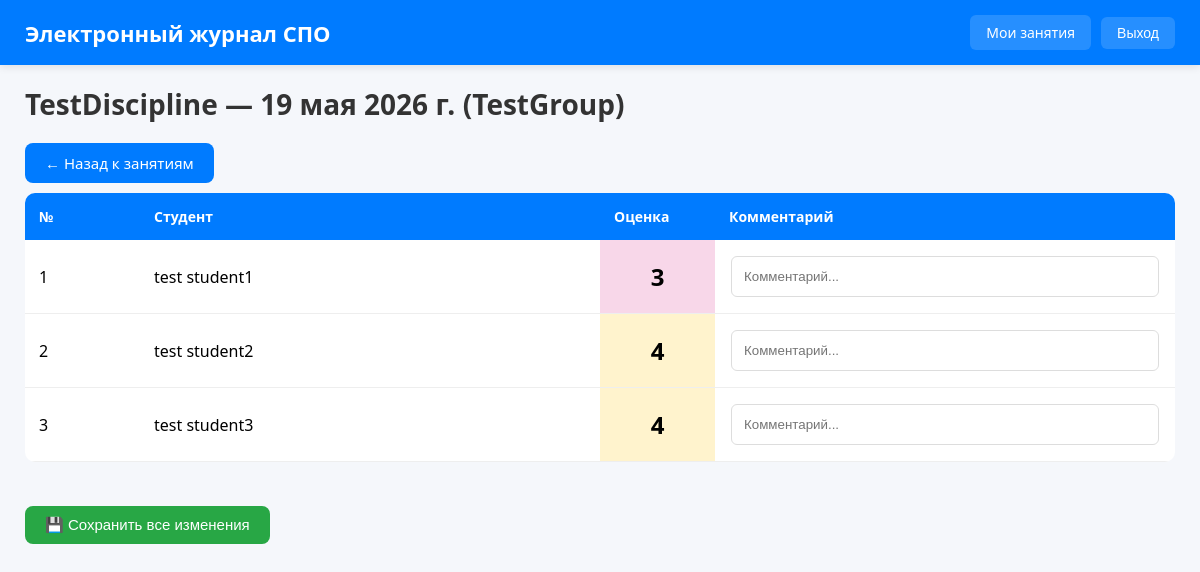
/lesson/13/grades/ (signed in), run on the app's committed database.
### journal/models.py (models this page shows, shortened)
class Lesson(models.Model):
    discipline = models.ForeignKey(Discipline, on_delete=models.CASCADE, verbose_name="Дисциплина")
    group = models.ForeignKey(Group, on_delete=models.CASCADE, verbose_name="Группа")
    teacher = models.ForeignKey(Teacher, on_delete=models.CASCADE,null=True, blank=True, verbose_name="Преподаватель")
    date = models.DateField(verbose_name="Дата занятия")
    pair_number = models.PositiveSmallIntegerField(verbose_name="Номер пары", null=True, blank=True, choices=[(1,1),(2,2),(3,3),(4,4),(5,5),(6,6)])
    topic = models.CharField(max_length=300, blank=True, verbose_name="Тема занятия")
    class Meta:
        verbose_name = "Занятие"
        verbose_name_plural = "Занятия"
        unique_together = ['date', 'pair_number', 'group']  # нельзя поставить две пары в одно время одной группе
        ordering = ['date', 'pair_number']

class Discipline(models.Model):
    name = models.CharField(max_length=200, verbose_name="Название дисциплины")
    code = models.CharField(max_length=50, blank=True, verbose_name="Код дисциплины")
    def __str__(self):
        return self.name
    class Meta:
        verbose_name = "Дисциплина"
        verbose_name_plural = "Дисциплины"

class Grade(models.Model):
    GRADE_CHOICES = [
        ('5', '5'),
        ('4', '4'),
        ('3', '3'),
        ('2', '2'),
        ('Н', 'Н (не был)'),
        ('зач', 'зач'),
        ('н/зач', 'н/зач'),
        ('', '—'),
    ]
    student = models.ForeignKey(Student, on_delete=models.CASCADE, verbose_name="Студент")
    lesson = models.ForeignKey(Lesson, on_delete=models.CASCADE, verbose_name="Занятие")
    value = models.CharField(
        max_length=10,
        choices=GRADE_CHOICES,
        blank=True,
        default='',
        verbose_name="Оценка"
    )
    comment = models.TextField(blank=True, verbose_name="Комментарий")
    class Meta:
        verbose_name = "Оценка"
        verbose_name_plural = "Оценки"
        unique_together = ['student', 'lesson']

### students/models.py (models this page shows, shortened)
class Group(models.Model):
    institution = models.ForeignKey(Institution, on_delete=models.CASCADE, related_name="groups", verbose_name="Учебное заведение")
    name = models.CharField(max_length=100, verbose_name="Название группы")
    specialty = models.CharField(max_length=200, verbose_name="Специальность")
    start_year = models.IntegerField(verbose_name="Год начала обучения")
    is_active = models.BooleanField(default=True, verbose_name="Активна")
    class Meta:
        verbose_name = "Группа"
        verbose_name_plural = "Группы"

class Student(models.Model):
    user = models.OneToOneField(User, on_delete=models.CASCADE, null=True, blank=True, verbose_name="Аккаунт пользователя")
    group = models.ForeignKey(Group, on_delete=models.CASCADE, related_name="students", verbose_name="Группа")
    last_name = models.CharField(max_length=100, verbose_name="Фамилия")
    first_name = models.CharField(max_length=100, verbose_name="Имя")
    middle_name = models.CharField(max_length=100, blank=True, verbose_name="Отчество")
    student_id = models.CharField(max_length=20, unique=True, verbose_name="Номер студенческого")
    class Meta:
        verbose_name = "Студент"
        verbose_name_plural = "Студенты"

### journal/views.py (the view, shortened to what this page needs)
# urls.py: path('lesson/<int:lesson_id>/grades/', lesson_grades, name='lesson_grades'),
@login_required
def lesson_grades(request, lesson_id):
    lesson = get_object_or_404(Lesson, id=lesson_id)
    if lesson.teacher.user != request.user:
        messages.error(request, "У вас нет доступа к этому занятию.")
        return redirect('teacher_dashboard')
    grades = Grade.objects.filter(lesson=lesson).select_related('student').order_by('student__last_name')
    context = {
        'lesson': lesson,
        'grades': grades,
    }
    return render(request, 'journal/lesson_grades.html', context)

### templates/journal/lesson_grades.html (shortened to what this page needs)
{% extends 'base.html' %}
{% block content %}
    <h1>{{ lesson.discipline }} — {{ lesson.date }} ({{ lesson.group.name }})</h1>
    <p><a href="/teacher/" class="btn" style="margin-bottom:10px">← Назад к занятиям</a></p>
    <form method="post">
        <table class="table">
            <thead>
                <tr>
                    <th style="width:10%;">№</th>
                    <th>Студент</th>
                    <th style="width:10%;">Оценка</th>
                    <th>Комментарий</th>
                </tr>
            </thead>
            <tbody>
                {% for grade in grades %}
                <tr>
                    <td style="width:10%;">{{ forloop.counter }}</td>
                    <td>
                        {{ grade.student.last_name }} {{ grade.student.first_name }}
                    </td>
                    <td class="grade-cell"
                        data-grade-id="{{ grade.id }}"
                        data-value="{{ grade.value|default:'' }}"
                        style="padding:16px; font-size:24px; font-weight:bold; cursor:pointer;
                               width:10%; text-align:center;">
                        <span class="grade-value">{{ grade.value|default:'—' }}</span>
                    </td>
                    <td style="padding:16px;">
                        <input type="text" name="comment_{{ grade.id }}"
                               value="{{ grade.comment|default:'' }}"
                               placeholder="Комментарий..."
                               style="width:100%; padding:12px; border:1px solid #ddd; border-radius:6px;">
                    </td>
                </tr>
                {% endfor %}
            </tbody>
        </table>
        <br><br>
        <button type="submit" class="btn-green">
            💾 Сохранить все изменения
        </button>
    </form>
{% endblock %}

### templates/base.html (style rules this page uses)
* { margin: 0; padding: 0; box-sizing: border-box; }
body { font-family: 'Segoe UI', Arial, sans-serif; margin: 0; background: #f5f7fb; }
.btn { display: inline-block; padding: 10px 20px; background: #007bff; color: white; text-decoration: none; border-radius: 8px; font-size: 15px; transition: 0.2s; border: none; cursor: pointer; }
.btn-green { display: inline-block; padding: 10px 20px; background: #28a745; color: white; text-decoration: none; border-radius: 8px; font-size: 15px; transition: 0.2s; border: none; cursor: pointer; }
.table { width: 100%; border-collapse: collapse; background: white; border-radius: 10px; overflow-x: auto; display: block; }
.table thead, .table tbody { display: table; width: 100%; table-layout: fixed; }
.table th { background: #007bff; color: white; padding: 14px; text-align: left; font-weight: 600; font-size: 14px; }
.table td { padding: 14px; border-bottom: 1px solid #eee; }
h1 { font-size: 28px; margin-bottom: 20px; color: #333; }
input, select { transition: all 0.2s; }

### data on the page
Lesson: discipline "TestDiscipline", date "19 мая 2026 г.", group.name "TestGroup"
Grade: student.last_name "test", student.first_name "student1", value "3"
Grade: student.last_name "test", student.first_name "student2", value "4"
Grade: student.last_name "test", student.first_name "student3", value "4"
